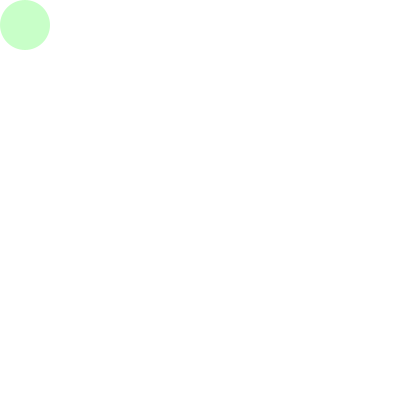
Frame 1 (no input)
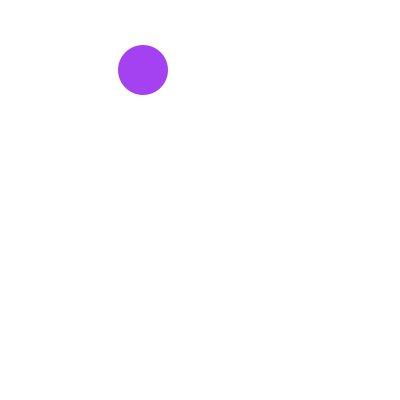
Frame 60 (the mouse pressed at the canvas centre just before this capture)
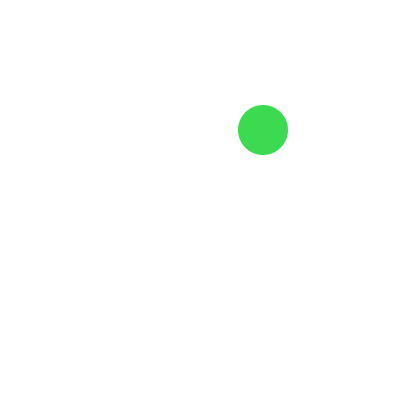
Frame 120 (the mouse held since frame 60 and released just before this capture)

The Processing sketch that drew these frames (run headless with seeded random() and noise(); from frame 60 on, the mouse is pressed at the canvas centre):

// Processing sketch: bouncingBall2D
// ── bouncingBall2D.pde
// 反発係数1で着地時にランダムな色に変わる1つのボール． 

void setup() {
    size(400, 400);
    smooth();
    noStroke();
    fill(200, 255, 200);
    ellipseMode(CORNER);
    frameRate(30);
}

int d = 50, x = 0, y = 0;
float vx = 2, vy = 1;
float a = -1;

void draw() {
    background(255);
    ellipse(x, y, d, d);
    vy += a;
    x += vx; y -= vy;
    if(x < 0) { x = -x; vx = -vx; }
    if(x + d > width) { x = 2*(width - d) - x; vx = -vx; }
    if(y < 0) { y = -y; vy = -vy; }
    if(y+d > height) { y = 2*(height - d) - y; vy = -vy; fill(random(255), random(255), random(255)); }
}
